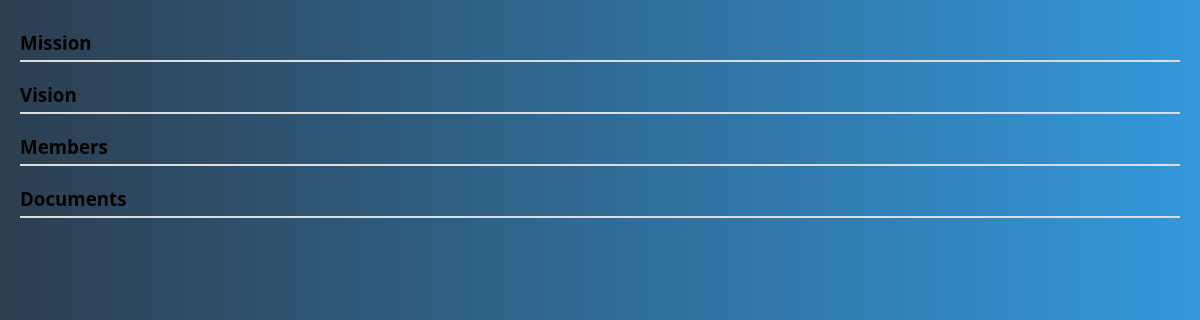
/organization/1, run on an earlier commit of the app's database.
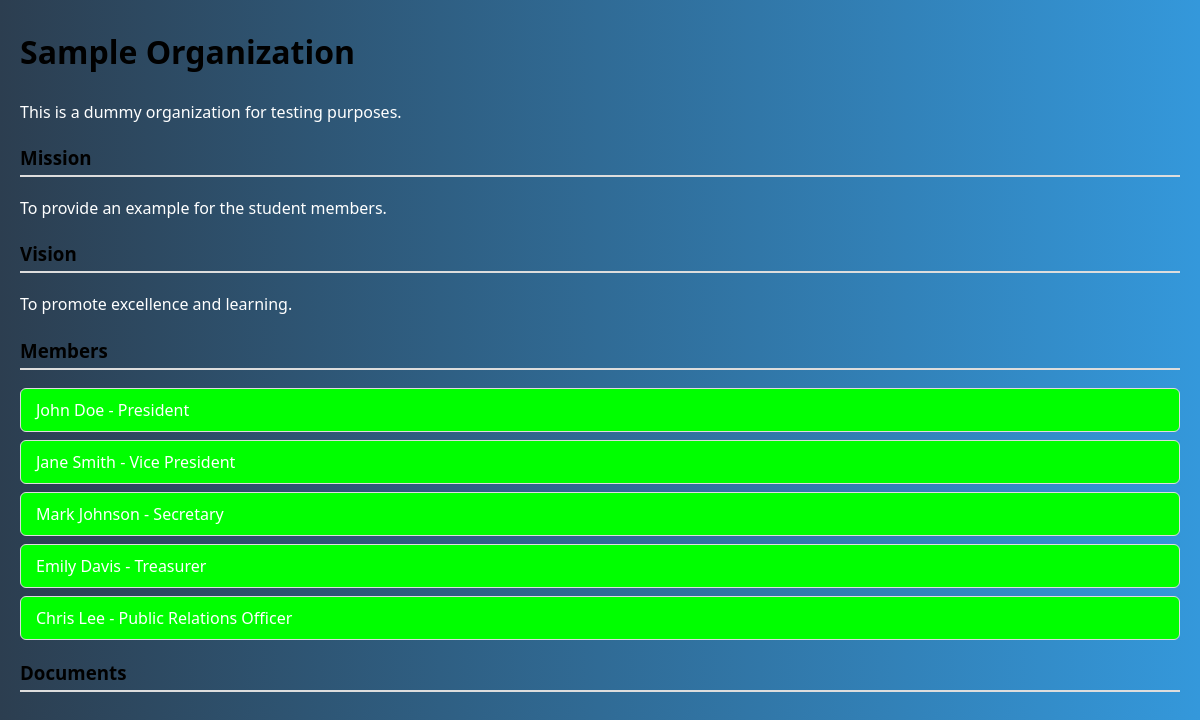
And on a later commit of the database.
### tables this page shows
CREATE TABLE organizations (
        id INTEGER PRIMARY KEY AUTOINCREMENT,
        name TEXT NOT NULL,
        description TEXT,
        mission TEXT,
        vision TEXT,
        status TEXT DEFAULT 'Pending'
    );

CREATE TABLE members (
        id INTEGER PRIMARY KEY AUTOINCREMENT,
        org_id INTEGER,
        full_name TEXT,
        position TEXT,
        email TEXT,
        contact_no TEXT,
        sex TEXT,
        qpi REAL,
        course TEXT,
        year_level TEXT,
        college TEXT,
        FOREIGN KEY (org_id) REFERENCES organizations(id)
    );

### app.py (the view)
@app.route('/organization/<int:org_id>')
def view_organization(org_id):
    db = get_db()
    org = db.execute('SELECT * FROM organizations WHERE id = ?', (org_id,)).fetchone()
    members = db.execute('SELECT * FROM members WHERE org_id = ?', (org_id,)).fetchall()
    documents = db.execute('SELECT * FROM documents WHERE org_id = ?', (org_id,)).fetchall()
    return render_template('organization_view.html', org=org, members=members, documents=documents)

### app.py (called while the page is built)
def get_db():
    db = getattr(g, '_database', None)
    if db is None:
        db = g._database = sqlite3.connect(DATABASE)
        db.row_factory = sqlite3.Row
    return db

@app.teardown_appcontext
def close_connection(exception):
    db = getattr(g, '_database', None)
    if db is not None:
        db.close()

### templates/organization_view.html (shortened to what this page needs)
<!DOCTYPE html>
<html lang="en">
<head>
</head>
<body>
{% extends 'base.html' %}
{% block content %}
<h2>{{ org.name }}</h2>
<p>{{ org.description }}</p>
<h3>Mission</h3>
<p>{{ org.mission }}</p>
<h3>Vision</h3>
<p>{{ org.vision }}</p>
<h3>Members</h3>
<ul>
  {% for member in members %}
    <li>{{ member.full_name }} - {{ member.position }}</li>
  {% endfor %}
</ul>
<h3>Documents</h3>
{% endblock %}

### templates/base.html (shortened to what this page needs)
<!DOCTYPE html>
<html lang="en">
<head>
    <link rel="stylesheet" href="{{ url_for('static', filename='styles.css') }}">
</head>
<body>
    <div class="container">
        {% block content %}{% endblock %}
    </div>
</body>
</html>

### static/styles.css (style rules this page uses)
body { font-family: Arial, sans-serif; background-color: #f4f4f4; }
body { margin: 0; font-family: 'Segoe UI', sans-serif; background: linear-gradient(to right, #2c3e50, #3498db); color: white; }

### templates/organization_view.html (style rules this page uses)
body { font-family: 'Segoe UI', Tahoma, Geneva, Verdana, sans-serif; background-color: #f9f9f9; margin: 0; padding: 0 20px; color: #000000; }
h2 { color: #000000; margin-top: 30px; font-size: 2em; }
h3 { color: #000000; margin-top: 20px; border-bottom: 2px solid #ddd; padding-bottom: 5px; }
p { line-height: 1.6; margin-bottom: 15px; color: White; }
ul { list-style: none; padding: 0; }
ul li { background: #00ff00; border: 1px solid #ddd; padding: 10px 15px; margin-bottom: 8px; border-radius: 6px; transition: background 0.3s ease; }

What changed in the data, as far as the page shows it:
added organizations: name "Sample Organization", description "This is a dummy organization for testing purposes.", mission "To provide an example for the student members.", vision "To promote excellence and learning."
added members: full_name "John Doe", position "President"
added members: full_name "Jane Smith", position "Vice President"
added members: full_name "Mark Johnson", position "Secretary"
added members: full_name "Emily Davis", position "Treasurer"
added members: full_name "Chris Lee", position "Public Relations Officer"
